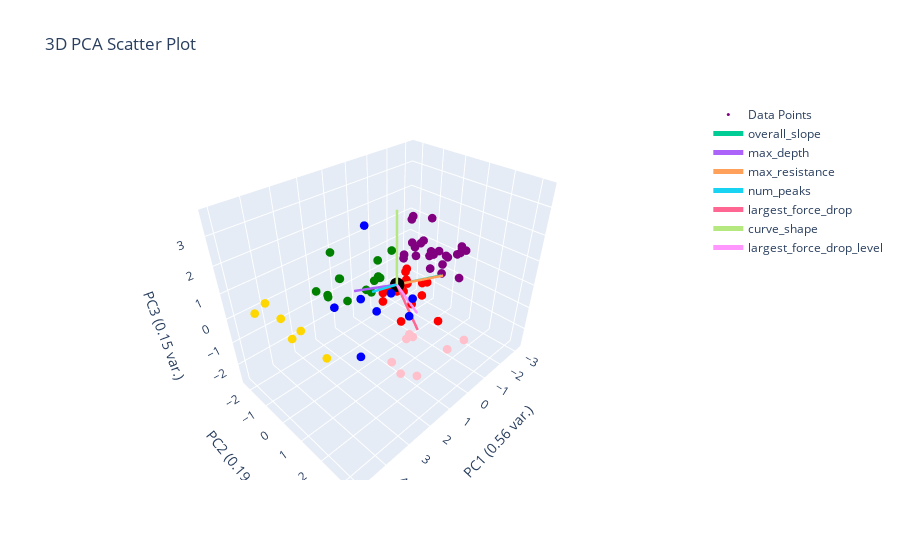

The cell this chart's notebook holds for it:
### Markdown cell above
# K-Means Clustering
- assumes
    - spherical clusters (isotropic)
    - similar size clusters (equal variance)
    - features are on same scale
    - clusters are linearly separable
    - number of clusters (k) is known

### Code cell
kmeans_elbow = 6
kmeans = KMeans(n_clusters=kmeans_elbow, init="k-means++", n_init=100).fit(clustering_features_df)
# print(f"kmeans cluster centers: {kmeans.cluster_centers_}")
plotting.pca_analysis(clustering_features_df) # printing scree plot
# plotting.plot_clusters_together(kmeans.labels_, "kmeans")
plotting.plot_clusters_seperately(kmeans.labels_, clustering_features_df.index.tolist(), depth_resist_curve_df_list, data_features_df, "kmeans")
plotting.plot_pca(clustering_features_df, y_labels=kmeans.labels_, num_pc=3, graph_title="kmeans")

### Figure 1 — Plotly figure (JSON) as saved in the notebook; plotly's stock layout.template omitted (floating-point values rounded to 4 significant figures)
{"data": [{"marker": {"color": ["purple", "red", "red", "purple", "blue", "red", "red", "purple", "purple", "red", "green", "purple", "purple", "purple", "blue", "red", "purple", "purple", "purple", "green", "red", "red", "red", "red", "purple", "purple", "pink", "green", "red", "green", "gold", "pink", "red", "purple", "blue", "gold", "purple", "purple", "green", "blue", "red", "gold", "purple", "red", "blue", "purple", "blue", "green", "purple", "blue", "pink", "pink", "red", "gold", "purple", "pink", "purple", "green", "green", "gold", "purple", "purple", "red", "pink", "green", "green", "blue", "red", "green", "green", "green", "pink", "purple", "purple", "pink", "purple", "green", "gold"], "size": 3}, "mode": "markers", "name": "Data Points", "type": "scatter3d", "x": [-1.384, -0.9617, 0.116, -2.997, 2.252, -1.153, -1.401, -1.881, -1.661, -0.3491, -0.1394, -2.456, -1.297, -2.364, 1.935, -0.3693, -1.887, -2.014, -1.281, 1.583, -0.8553, -0.7825, -0.2737, -0.7862, -2.529, -1.566, 1.222, 0.5107, -0.5223, 2.107, 4.807, 0.8845, -1.11, -1.44, 1.661, 3.884, -1.583, -1.238, -0.1971, 2.117, -1.031, 3.946, -1.038, -0.1342, 1.511, -1.948, 2.439, 1.708, -2.974, 3.24, 1.021, 1.219, -1.706, 3.336, -2.249, 1.591, -1.889, 0.9545, 0.1123, 5.007, -1.045, -2.855, -1.03, 1.838, 1.371, 0.2798, 2.754, -1.878, 1.472, 0.287, 1.856, 0.07084, -2.954, -1.932, 1.336, -3.156, -0.1587, 4.028], "y": [-0.4326, 0.3681, -0.6053, 0.5285, 1.317, -0.6009, -0.5059, -0.1065, -0.2683, -0.7427, -1.333, 0.2167, -0.4975, 0.1403, 1.609, -1.103, 1.304, -0.04116, -0.4794, -2.027, 1.291, -0.2729, -0.2657, -0.2147, 0.2484, 0.751, 1.9, -0.331, -0.002087, -1.968, 0.604, 1.45, -0.6211, -0.4153, 2.105, -0.4227, -0.3262, -0.5025, -1.186, 0.4541, -0.7413, -2.325, -0.6712, 0.2028, 2.084, -0.1089, 1.095, -1.491, 0.5329, 1.655, 1.987, 3.286, -0.267, 0.03586, 0.02436, 1.746, -0.1325, -1.662, -1.236, -0.9546, -0.6576, 0.4405, -0.7227, 1.561, -1.494, -0.0005907, -0.1006, -0.161, -1.401, -1.332, -1.625, 3.089, 0.5091, -0.1019, 1.725, 0.6192, -1.131, -1.288], "z": [0.7885, -0.7765, -1.004, 0.4935, 0.7645, -0.1223, -1.878, 1.908, 1.021, -0.7509, -0.5365, 0.2395, 0.9907, -0.5517, 1.421, -1.112, 0.007296, 0.3721, 2.065, -0.687, -1.414, -0.2907, -0.5662, -0.4392, 0.1569, 0.484, -0.5275, 0.376, -0.1083, -0.2245, 0.8107, -0.8931, -0.2485, 0.4036, 0.69, -0.07166, 0.9206, 1.948, 0.4091, 0.703, -0.8203, 0.03064, 0.3588, -0.2563, 1.253, -0.252, 3.624, 1.414, 0.5648, -0.2106, -2.383, -0.1636, -0.888, -1.302, 0.4525, -2.034, 0.3284, -1.096, -0.9024, 0.9481, 0.5181, 0.2295, -2.691, -1.457, 0.1914, 1.515, 0.407, -0.8832, 0.2923, -0.747, -0.43, -0.6322, 0.2803, 0.5239, -0.6501, 0.3455, -0.257, 0.006694]}, {"marker": {"color": "black", "size": 5}, "mode": "markers", "name": "Origin", "showlegend": false, "type": "scatter3d", "x": [0], "y": [0], "z": [0]}, {"line": {"width": 5}, "mode": "lines+text", "name": "overall_slope", "textposition": "top center", "type": "scatter3d", "x": [0, -1.395], "y": [0, 0.8657], "z": [0, 0.1397]}, {"line": {"width": 5}, "mode": "lines+text", "name": "max_depth", "textposition": "top center", "type": "scatter3d", "x": [0, 1.398], "y": [0, -0.7057], "z": [0, 0.06372]}, {"line": {"width": 5}, "mode": "lines+text", "name": "max_resistance", "textposition": "top center", "type": "scatter3d", "x": [0, -1.317], "y": [0, 1.013], "z": [0, 0.2419]}, {"line": {"width": 5}, "mode": "lines+text", "name": "num_peaks", "textposition": "top center", "type": "scatter3d", "x": [0, 1.264], "y": [0, 0.06835], "z": [0, 0.3507]}, {"line": {"width": 5}, "mode": "lines+text", "name": "largest_force_drop", "textposition": "top center", "type": "scatter3d", "x": [0, 0.9168], "y": [0, 1.843], "z": [0, -0.4571]}, {"line": {"width": 5}, "mode": "lines+text", "name": "curve_shape", "textposition": "top center", "type": "scatter3d", "x": [0, 0.05315], "y": [0, 0.0112], "z": [0, 2.919]}, {"line": {"width": 5}, "mode": "lines+text", "name": "largest_force_drop_level", "textposition": "top center", "type": "scatter3d", "x": [0, 0.9612], "y": [0, 1.823], "z": [0, 0.2549]}], "layout": {"autosize": true, "scene": {"xaxis": {"title": {"text": "PC1 (0.56 var.)"}}, "yaxis": {"title": {"text": "PC2 (0.19 var.)"}}, "zaxis": {"title": {"text": "PC3 (0.15 var.)"}}}, "title": {"text": "3D PCA Scatter Plot"}}}
